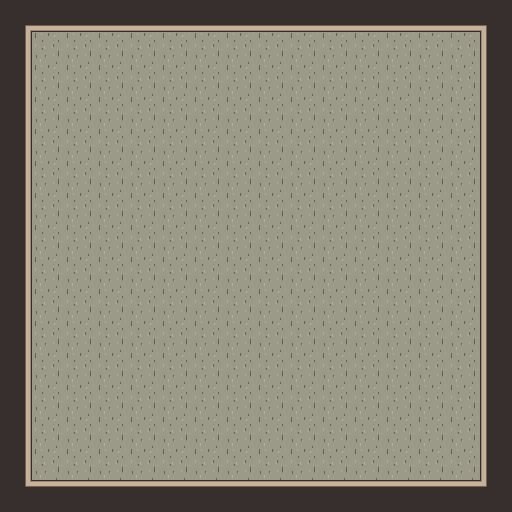

A 2D game scene composited from a Tiled map and its tileset images. What follows is a short description and the map's XML, with every tile layer's data as written:
An orthogonal 16x16 tile map with 32x32 px tiles, 2 tile layers (Tile Layer 2, Tile Layer 1).

<map version="1.0" orientation="orthogonal" renderorder="right-down" width="16" height="16" tilewidth="32" tileheight="32" nextobjectid="1">
 <tileset firstgid="1" name="new tile" tilewidth="32" tileheight="32" tilecount="14" columns="14">
  <image source="new tile.png" width="448" height="32" />
 </tileset>
 <layer name="Tile Layer 2" width="16" height="16">
  <data encoding="csv">
10,10,10,10,10,10,10,10,10,10,10,10,10,10,10,10,
10,10,10,10,10,10,10,10,10,10,10,10,10,10,10,10,
10,10,10,10,10,10,10,10,10,10,10,10,10,10,10,10,
10,10,10,10,10,10,10,10,10,10,10,10,10,10,10,10,
10,10,10,10,10,10,10,10,10,10,10,10,10,10,10,10,
10,10,10,10,10,10,10,10,10,10,10,10,10,10,10,10,
10,10,10,10,10,10,10,10,10,10,10,10,10,10,10,10,
10,10,10,10,10,10,10,10,10,10,10,10,10,10,10,10,
10,10,10,10,10,10,10,10,10,10,10,10,10,10,10,10,
10,10,10,10,10,10,10,10,10,10,10,10,10,10,10,10,
10,10,10,10,10,10,10,10,10,10,10,10,10,10,10,10,
10,10,10,10,10,10,10,10,10,10,10,10,10,10,10,10,
10,10,10,10,10,10,10,10,10,10,10,10,10,10,10,10,
10,10,10,10,10,10,10,10,10,10,10,10,10,10,10,10,
10,10,10,10,10,10,10,10,10,10,10,10,10,10,10,10,
10,10,10,10,10,10,10,10,10,10,10,10,10,10,10,10
</data>
 </layer>
 <layer name="Tile Layer 1" width="16" height="16">
  <data encoding="csv">
2,11,11,11,11,11,11,11,11,11,11,11,11,11,11,1,
13,0,0,0,0,0,0,0,0,0,0,0,0,0,0,12,
13,0,0,0,0,0,0,0,0,0,0,0,0,0,0,12,
13,0,0,0,0,0,0,0,0,0,0,0,0,0,0,12,
13,0,0,0,0,0,0,0,0,0,0,0,0,0,0,12,
13,0,0,0,0,0,0,0,0,0,0,0,0,0,0,12,
13,0,0,0,0,0,0,0,0,0,0,0,0,0,0,12,
13,0,0,0,0,0,0,0,0,0,0,0,0,0,0,12,
13,0,0,0,0,0,0,0,0,0,0,0,0,0,0,12,
13,0,0,0,0,0,0,0,0,0,0,0,0,0,0,12,
13,0,0,0,0,0,0,0,0,0,0,0,0,0,0,12,
13,0,0,0,0,0,0,0,0,0,0,0,0,0,0,12,
13,0,0,0,0,0,0,0,0,0,0,0,0,0,0,12,
13,0,0,0,0,0,0,0,0,0,0,0,0,0,0,12,
13,0,0,0,0,0,0,0,0,0,0,0,0,0,0,12,
8,14,14,14,14,14,14,14,14,14,14,14,14,14,14,7
</data>
 </layer>
</map>
